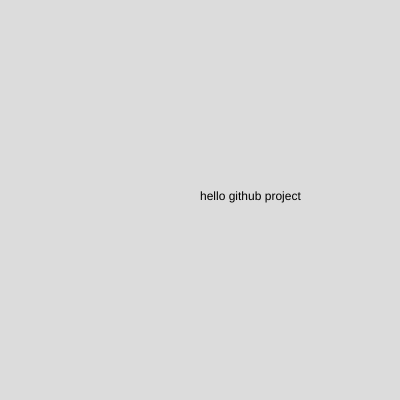
Frame 1 (no input)
Frame 60 (no input): identical to frame 1, image omitted
Frame 120 (the mouse pressed at the canvas centre since frame 60): identical to frame 1, image omitted

The p5.js sketch that drew this single still picture (run headless with seeded random() and noise() and a simulated clock; from frame 60 on, the mouse is pressed at the canvas centre):

// p5.js sketch
// ── sketch.js
function setup() {
  createCanvas(400, 400);
}

function draw() {
  background(220);
  text("hello github project", width/2, height/2);
}
